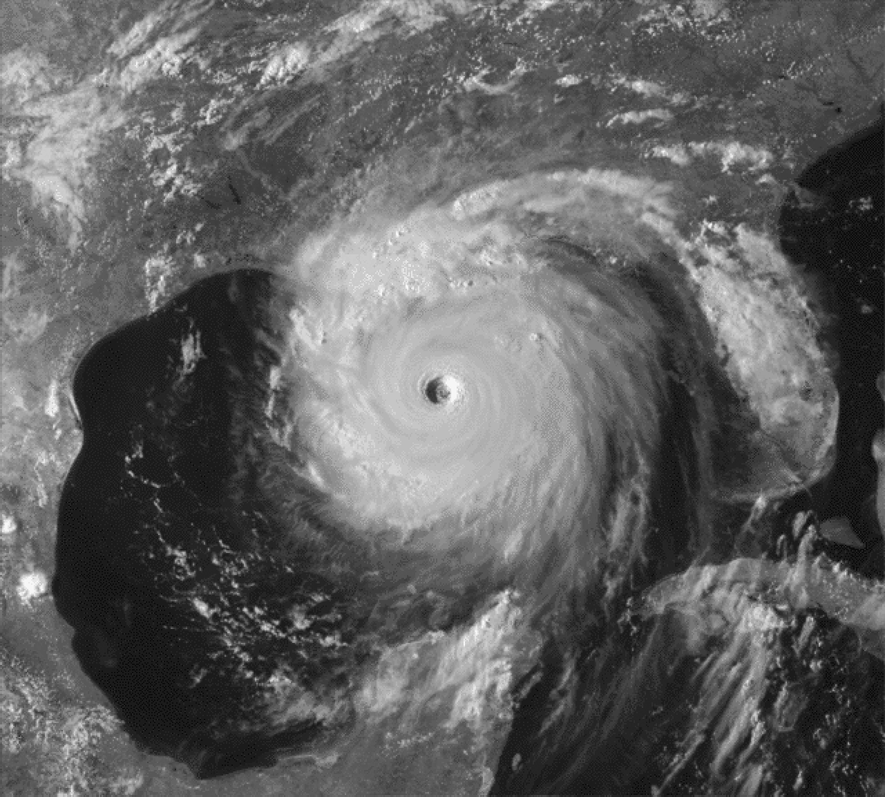
#> input picture Images/Fig0111(katrina_2005_08_29_NOAA).tif, 885 x 797 px, shrunk from 1281 x 1153 before the run
$ jupyter execute script.ipynb
#> lines starting #> are read from the running program, lines starting #| are printed output that depends on the picture
#> further down, img is the input picture: shape (797, 885); min 4, max 252, mean 96.4
[cell 1]
import numpy as np
import cv2
import matplotlib.pyplot as plt

[cell 2]
def atualiza_imagem(img, k):
#> called with k = 1.5
  np.clip(img, 0, 255).astype(np.uint8)

  # aplicar um filtro passa-baixa na imagem original para suavizá-la
  filtro = np.ones((3,3), np.float32) / 9.0

  img_suave = cv2.filter2D(img, -1, filtro)

  # subtrair a imagem suavizada da imagem original para obter uma imagem de alta frequência
  img_alta_freq = img - img_suave
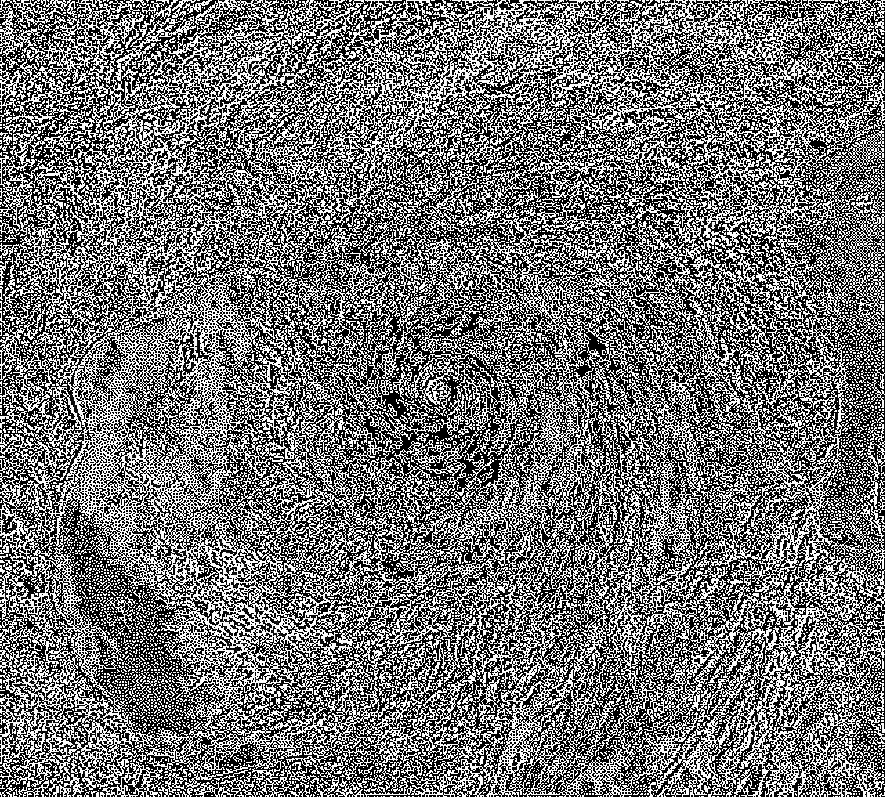
#> img_alta_freq: shape (797, 885); min 0, max 255, mean 114.9

  # multiplicar a imagem de alta frequência pelo fator de realce (k)
  img_realce = k * img_alta_freq

  # adicionar o resultado à imagem original para obter a imagem final
  img_final = img + img_realce
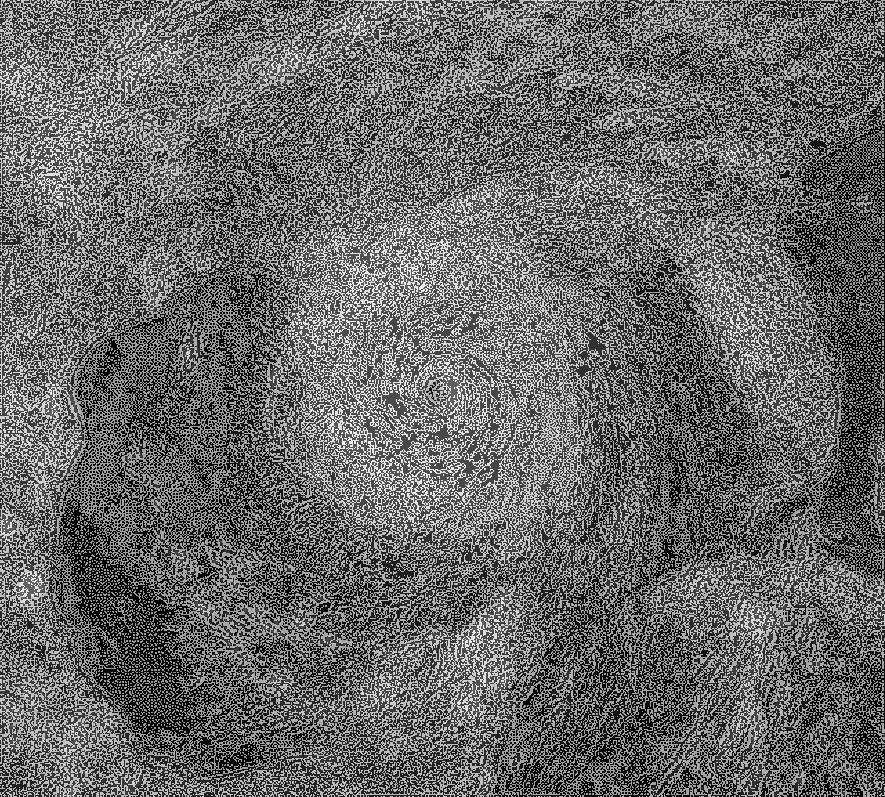
#> img_final: shape (797, 885) float64; min 16, max 628.5, mean 268.7; drawn with min black and max white
  return img_final

[cell 3]
# carregar a imagem a ser processada
img = cv2.imread('Images/Fig0111(katrina_2005_08_29_NOAA).tif', cv2.IMREAD_GRAYSCALE)
k = 1.5

# chamando a função atualizar a imagem e atribuindo a imagem final a uma variável
img_final = atualiza_imagem(img, k)

#mostrar imagem original
plt.imshow(img, cmap='gray')
plt.title("Imagem Original")
plt.xticks([])
plt.yticks([])
plt.show()

# salvar e mostrar a imagem final
cv2.imwrite('imagem_final.jpg', img_final)
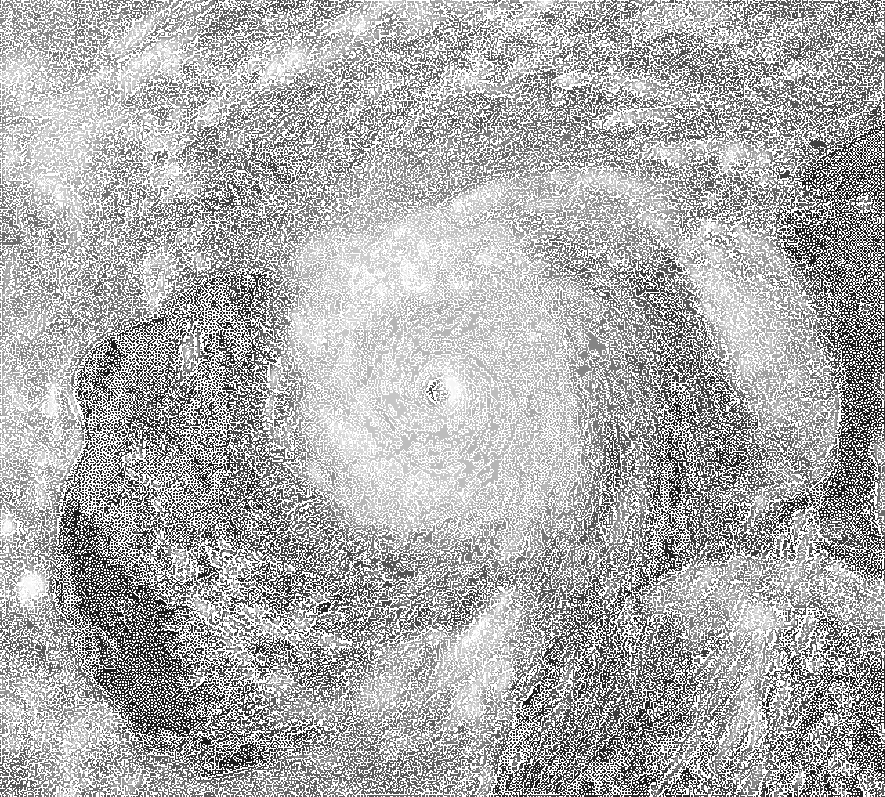
#> saved as imagem_final.jpg: shape (797, 885); min 16, max 255, mean 173.6
plt.imshow(img_final, cmap='gray')
plt.title("Imagem Modificada")
plt.xticks([])
plt.yticks([])
plt.show()
